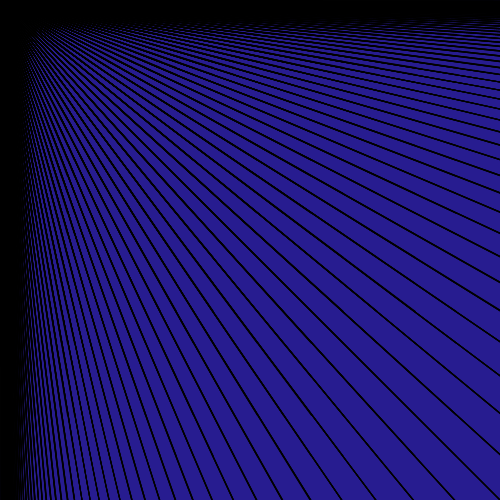
Frame 1 (no input)
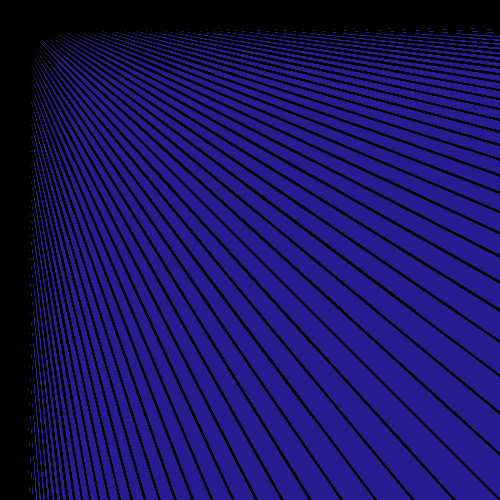
Frame 60 (the mouse pressed at the canvas centre just before this capture)
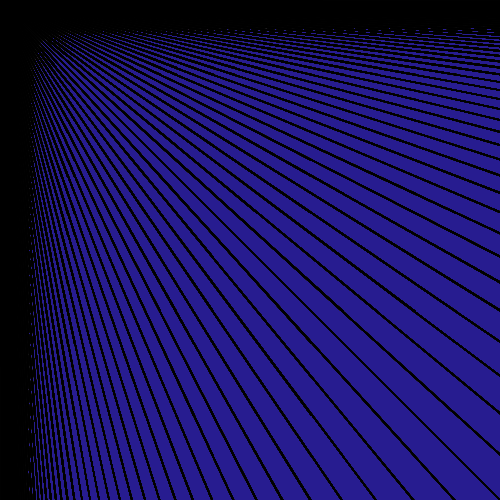
Frame 120 (the mouse held since frame 60 and released just before this capture)

The Processing sketch that drew these frames (run headless with seeded random() and noise(); from frame 60 on, the mouse is pressed at the canvas centre):

// Processing sketch: processing_149591
// ── processing_149591.pde

void setup () {
  size (500,500);
  background (39,28,144);
}

void draw() {
  for (float i = 1.1; i<width ; i = i*1.1) {
    for (float j = 1.1 ; j<height ; j = j*1.1) {
    
    line(0, 0, i*1.5, j*1.5);
    }
  }
}
